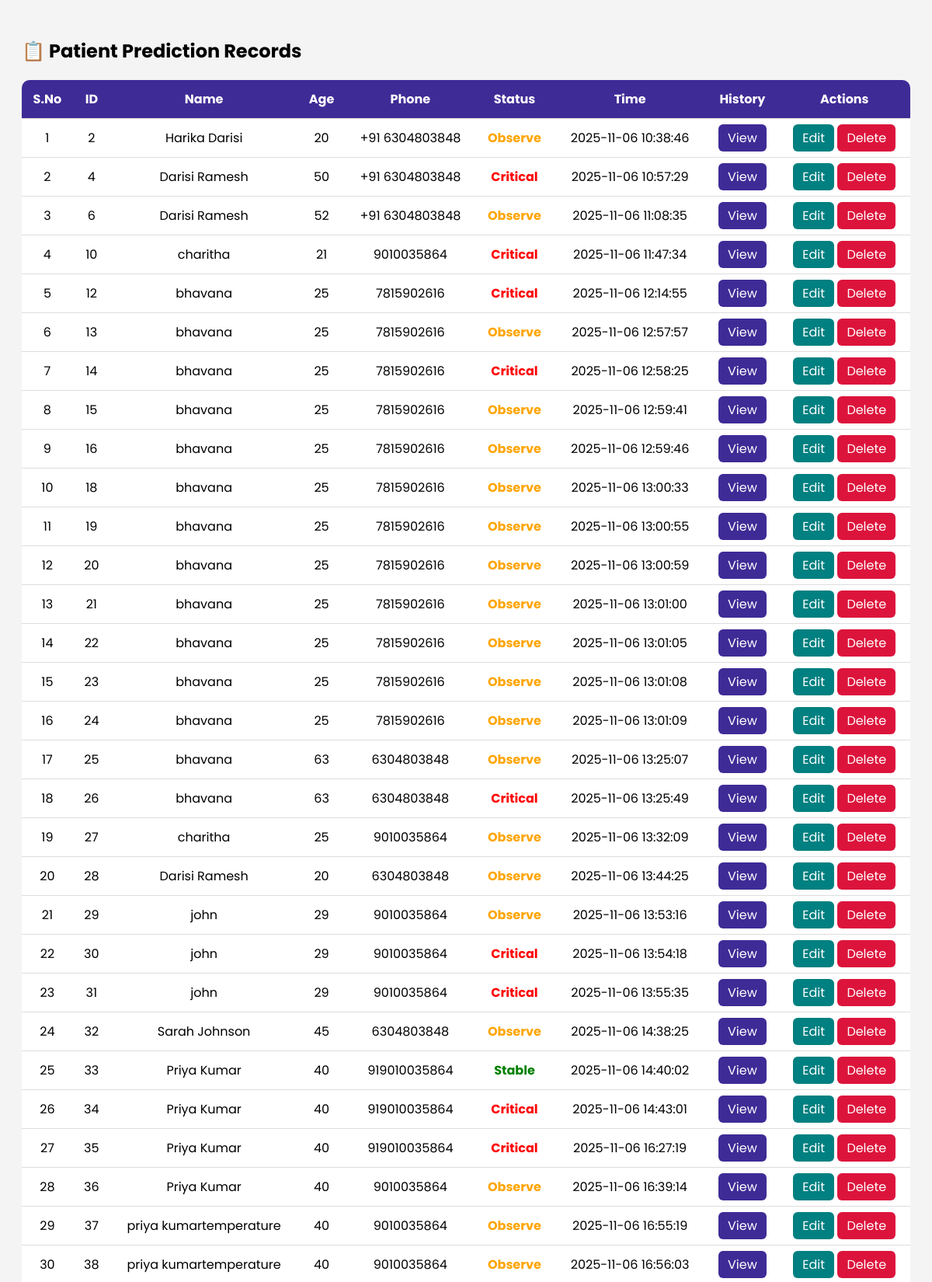
Page /records (upper part) on the committed database.
### tables this page shows
CREATE TABLE patients (
    id INTEGER PRIMARY KEY AUTOINCREMENT,
    name TEXT,
    age INTEGER,
    phone TEXT,
    L_CORE INTEGER,
    L_SURF INTEGER,
    L_O2 INTEGER,
    L_BP INTEGER,
    SURF_STBL INTEGER,
    CORE_STBL INTEGER,
    BP_STBL INTEGER,
    COMFORT INTEGER,
    prediction TEXT,
    timestamp DATETIME DEFAULT CURRENT_TIMESTAMP
);

### app.py (the view)
@app.route('/records')
def show_records():
    conn = sqlite3.connect('patients.db')
    cursor = conn.cursor()
    cursor.execute("""
        SELECT
            id,             -- ✅ include id
            name,
            age,
            phone,
            CAST(prediction AS INTEGER),  -- ✅ ensure numeric for status
            timestamp
        FROM patients
        ORDER BY timestamp ASC
    """)
    data = cursor.fetchall()
    conn.close()
    return render_template('records.html', records=data)

### templates/records.html (shortened to what this page needs)
<!DOCTYPE html>
<html>
<head>
</head>
<body>
<h2>📋 Patient Prediction Records</h2>
<table>
    <tr>
        <th>S.No</th>
        <th>ID</th>
        <th>Name</th>
        <th>Age</th>
        <th>Phone</th>
        <th>Status</th>
        <th>Time</th>
        <th>History</th>
        <th>Actions</th>
    </tr>
    {% for row in records %}
    <tr>
        <td>{{ loop.index }}</td>
        <td>{{ row[0] }}</td>
        <td>{{ row[1] }}</td>
        <td>{{ row[2] }}</td>
        <td>{{ row[3] }}</td>
        <td>
            {% if row[4] == 2 %}
                <span class="stable">Stable</span>
            {% elif row[4] == 1 %}
                <span class="observe">Observe</span>
            {% else %}
                <span class="critical">Critical</span>
            {% endif %}
        </td>
        <td>{{ row[5] }}</td>
        <td><a href="/patient/{{ row[3] }}" class="btn-view">View</a></td>
        <td>
            <a href="/edit/{{ row[0] }}" class="btn-edit">Edit</a>
            <a href="/delete/{{ row[0] }}" class="btn-del" onclick="return confirm('Are you sure you want to delete this record?');">Delete</a>
        </td>
    </tr>
    {% endfor %}
</table>
<br>
</body>
</html>

### templates/records.html (style rules this page uses)
body { font-family: Poppins, sans-serif; padding: 20px; background: #f4f4f4; }
table { width: 100%; border-collapse: collapse; background: white; border-radius: 10px; overflow: hidden; }
th, td { padding: 12px; text-align: center; border-bottom: 1px solid #ddd; }
th { background: #3f2b96; color: white; }
.stable { color: green; font-weight: bold; }
.observe { color: orange; font-weight: bold; }
.critical { color: red; font-weight: bold; }
.btn-view, .btn-edit, .btn-del { padding: 6px 12px; border-radius: 6px; color: white; text-decoration: none; }
.btn-view { background: #3f2b96; }
.btn-edit { background: teal; }
.btn-del { background: crimson; }

### rows in the picture
patients: id "2", name "Harika Darisi", age "20", phone "+91 6304803848", shows "Observe", timestamp "2025-11-06 10:38:46"
patients: id "4", name "Darisi Ramesh", age "50", phone "+91 6304803848", shows "Critical", timestamp "2025-11-06 10:57:29"
patients: id "6", name "Darisi Ramesh", age "52", phone "+91 6304803848", shows "Observe", timestamp "2025-11-06 11:08:35"
patients: id "10", name "charitha", age "21", phone "9010035864", shows "Critical", timestamp "2025-11-06 11:47:34"
patients: id "12", name "bhavana", age "25", phone "7815902616", shows "Critical", timestamp "2025-11-06 12:14:55"
patients: id "13", name "bhavana", age "25", phone "7815902616", shows "Observe", timestamp "2025-11-06 12:57:57"
patients: id "14", name "bhavana", age "25", phone "7815902616", shows "Critical", timestamp "2025-11-06 12:58:25"
patients: id "15", name "bhavana", age "25", phone "7815902616", shows "Observe", timestamp "2025-11-06 12:59:41"
patients: id "16", name "bhavana", age "25", phone "7815902616", shows "Observe", timestamp "2025-11-06 12:59:46"
patients: id "18", name "bhavana", age "25", phone "7815902616", shows "Observe", timestamp "2025-11-06 13:00:33"
patients: id "19", name "bhavana", age "25", phone "7815902616", shows "Observe", timestamp "2025-11-06 13:00:55"
patients: id "20", name "bhavana", age "25", phone "7815902616", shows "Observe", timestamp "2025-11-06 13:00:59"
patients: id "21", name "bhavana", age "25", phone "7815902616", shows "Observe", timestamp "2025-11-06 13:01:00"
patients: id "22", name "bhavana", age "25", phone "7815902616", shows "Observe", timestamp "2025-11-06 13:01:05"
patients: id "23", name "bhavana", age "25", phone "7815902616", shows "Observe", timestamp "2025-11-06 13:01:08"
patients: id "24", name "bhavana", age "25", phone "7815902616", shows "Observe", timestamp "2025-11-06 13:01:09"
patients: id "25", name "bhavana", age "63", phone "6304803848", shows "Observe", timestamp "2025-11-06 13:25:07"
patients: id "26", name "bhavana", age "63", phone "6304803848", shows "Critical", timestamp "2025-11-06 13:25:49"
patients: id "27", name "charitha", age "25", phone "9010035864", shows "Observe", timestamp "2025-11-06 13:32:09"
patients: id "28", name "Darisi Ramesh", age "20", phone "6304803848", shows "Observe", timestamp "2025-11-06 13:44:25"
patients: id "29", name "john", age "29", phone "9010035864", shows "Observe", timestamp "2025-11-06 13:53:16"
patients: id "30", name "john", age "29", phone "9010035864", shows "Critical", timestamp "2025-11-06 13:54:18"
patients: id "31", name "john", age "29", phone "9010035864", shows "Critical", timestamp "2025-11-06 13:55:35"
patients: id "32", name "Sarah Johnson", age "45", phone "6304803848", shows "Observe", timestamp "2025-11-06 14:38:25"
patients: id "33", name "Priya Kumar", age "40", phone "919010035864", shows "Stable", timestamp "2025-11-06 14:40:02"
patients: id "34", name "Priya Kumar", age "40", phone "919010035864", shows "Critical", timestamp "2025-11-06 14:43:01"
patients: id "35", name "Priya Kumar", age "40", phone "919010035864", shows "Critical", timestamp "2025-11-06 16:27:19"
patients: id "36", name "Priya Kumar", age "40", phone "9010035864", shows "Observe", timestamp "2025-11-06 16:39:14"
patients: id "37", name "priya kumartemperature", age "40", phone "9010035864", shows "Observe", timestamp "2025-11-06 16:55:19"
patients: id "38", name "priya kumartemperature", age "40", phone "9010035864", shows "Observe", timestamp "2025-11-06 16:56:03"
